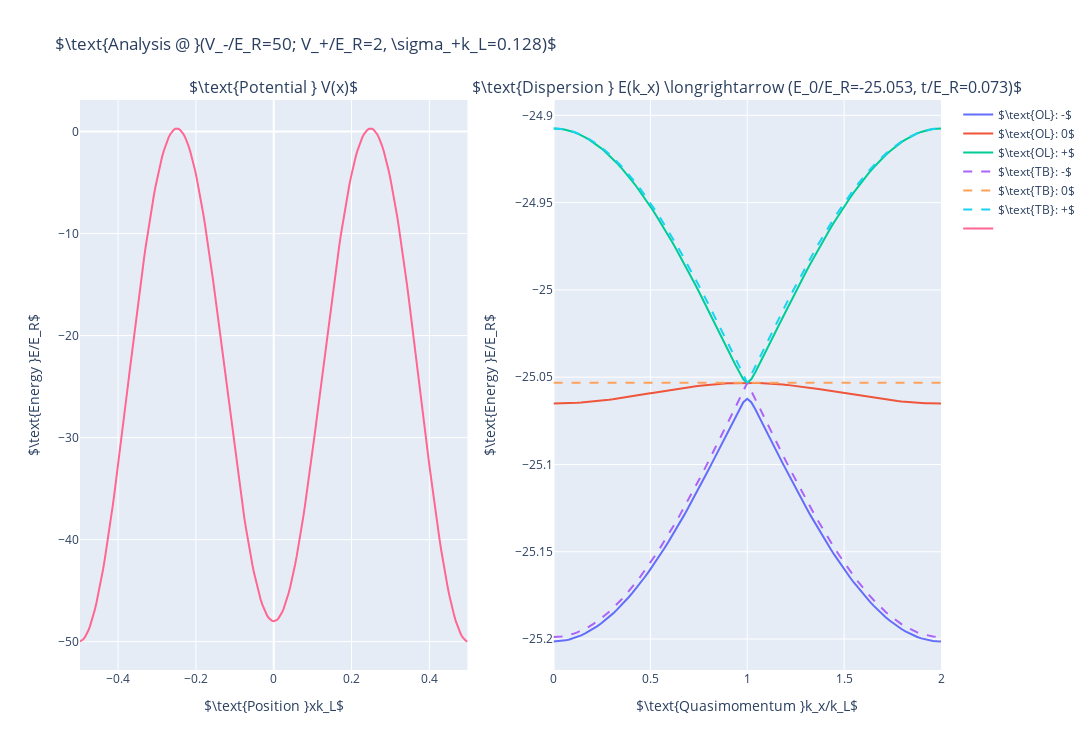

This figure's notebook cell:
### Code cell
figure = make_subplots(
    rows=1, cols=2,
    subplot_titles=(
        rf"$\text{{Potential }} V(x)$",
        rf"$\text{{Dispersion }} E(k_x) \longrightarrow (E_0/E_R={zero:.3f}, t/E_R={tunneling:.3f})$"
    )
)

for band in range(3):
    figure.add_trace(go.Scatter(x=quasimomentum[:, 0], y=energy_dispersion[:, band], name=fr"$\text{{OL}}: {['-', '0', '+'][band]}$"), row=1, col=2)

for band in range(3):
    figure.add_trace(go.Scatter(x=quasimomentum[:, 0], y=tight_binding_dispersion[band], name=fr"$\text{{TB}}: {['-', '0', '+'][band]}$", line=dict(dash='dash')), row=1, col=2)

figure.update_layout(
    xaxis2=dict(title=r"$\text{Quasimomentum }k_x/k_L$"),
    yaxis2=dict(title=r"$\text{Energy }E/E_R$"),
)

figure.add_trace(go.Scatter(x=position, y=spatial_potential[:, spatial_potential.shape[1]//2], name=""), row=1, col=1)
figure.update_layout(
    xaxis=dict(title=r"$\text{Position }xk_L$"),
    yaxis=dict(title=r"$\text{Energy }E/E_R$"),
)

figure.update_layout(
    title_text=fr"$\text{{Analysis @ }}(V_-/E_R={attractive_strength}; V_+/E_R={repulsive_strength}, \sigma_+k_L={repulsive_spread})$",
    autosize=False, width=1500, height=750)

figure.show()
